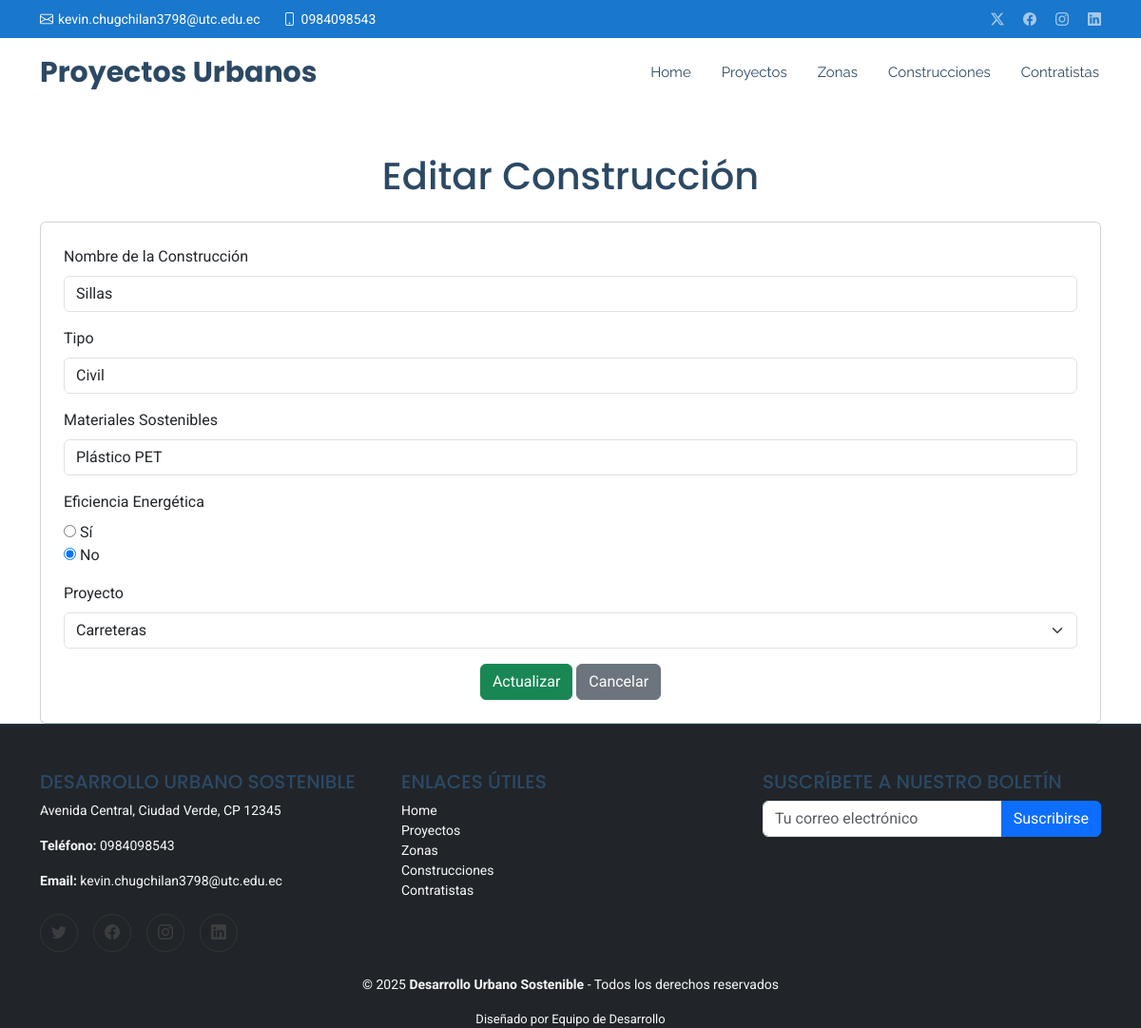
The page /EditarConstruccion/1 on the database its author committed.
### Aplicaciones/Gestion_Proyectos_Urbanos/models.py (models this page shows, shortened)
class ConstruccionSostenible(models.Model):
    nombre = models.CharField(max_length=255)
    tipo = models.CharField(max_length=255, choices=[('Edificio', 'Edificio'), ('Parque', 'Parque'), ('Infraestructura', 'Infraestructura')])
    materiales_sostenibles = models.TextField()
    eficiencia_energetica = models.BooleanField(default=False)
    proyecto = models.ForeignKey(ProyectoUrbano, on_delete=models.CASCADE, related_name='construcciones_sostenibles')

class ProyectoUrbano(models.Model):
    nombre = models.CharField(max_length=255)
    descripcion = models.TextField()
    ubicacion = models.CharField(max_length=255)
    fecha_inicio = models.DateField()
    fecha_fin = models.DateField(blank=True, null=True)
    contratista = models.ForeignKey(Contratista, on_delete=models.CASCADE)

### Aplicaciones/Gestion_Proyectos_Urbanos/views.py (the view, shortened to what this page needs)
# urls.py: path('EditarConstruccion/<int:id>', views.editar_construccion, name='EditarConstruccion'),
def editar_construccion(request, id):
    construccion = get_object_or_404(ConstruccionSostenible, pk=id)
    proyectos = ProyectoUrbano.objects.all()
    return render(request, 'Construccion/editar_construccion.html', {
        'construccion': construccion,
        'proyectos': proyectos,
        'proyecto_seleccionado': construccion.proyecto.id if construccion.proyecto else None
    })

### Aplicaciones/Gestion_Proyectos_Urbanos/templates/Construccion/editar_construccion.html (shortened to what this page needs)
{% extends 'base.html' %}
{% block content %}
<div class="container mt-5">
    <h1 class="text-center mb-4">Editar Construcción</h1>
    <div class="card p-4">
        <form action="{% url 'EditarConstruccion' construccion.id %}" method="post" id="form_editar_construccion">
            <div class="mb-3">
                <label for="nombre" class="form-label">Nombre de la Construcción</label>
                <input type="text" class="form-control" id="nombre" name="nombre" value="{{ construccion.nombre }}">
            </div>
            <div class="mb-3">
                <label for="tipo" class="form-label">Tipo</label>
                <input type="text" class="form-control" id="tipo" name="tipo" value="{{ construccion.tipo }}">
            </div>
            <div class="mb-3">
                <label for="materiales" class="form-label">Materiales Sostenibles</label>
                <input type="text" class="form-control" id="materiales" name="materiales" value="{{ construccion.materiales_sostenibles }}">
            </div>
            <div class="mb-3">
                <label class="form-label">Eficiencia Energética</label>
                <div>
                    <input type="radio" id="si" name="eficiencia" value="si" {% if construccion.eficiencia_energetica %}checked{% endif %}>
                    <label for="si">Sí</label>
                </div>
                <div>
                    <input type="radio" id="no" name="eficiencia" value="no" {% if not construccion.eficiencia_energetica %}checked{% endif %}>
                    <label for="no">No</label>
                </div>
            </div>
            <div class="mb-3">
                <label for="proyecto" class="form-label">Proyecto</label>
                <select class="form-select" id="proyecto" name="proyecto">
                    {% for proyecto in proyectos %}
                    <option value="{{ proyecto.id }}" {% if construccion.proyecto.id == proyecto.id %}selected{% endif %}>
                        {{ proyecto.nombre }}
                    </option>
                    {% endfor %}
                </select>
            </div>
            <div class="text-center">
                <button type="submit" class="btn btn-success">Actualizar</button>
                <a href="{% url 'VerConstrucciones' %}" class="btn btn-secondary">Cancelar</a>
            </div>
        </form>
    </div>
</div>
{% endblock %}

### Desarrollo_Urbano_Sostenible/static/plantillas/assets/css/main.css (style rules this page uses)
:root { --default-font: "Roboto", system-ui, -apple-system, "Segoe UI", Roboto, "Helvetica Neue", Arial, "Noto Sans", "Liberation Sans", sans-serif, "Apple Color Emoji", "Segoe UI Emoji", "Segoe UI Symbol", "Noto Color Emoji"; --heading-font: "Poppins", sans-serif; --nav-font: "Raleway", sans-serif; }
:root { --background-color: #ffffff; --default-color: #444444; --heading-color: #2c4964; --accent-color: #1977cc; --surface-color: #ffffff; --contrast-color: #ffffff; }
:root { --nav-color: #2c4964; --nav-hover-color: #1977cc; --nav-mobile-background-color: #ffffff; --nav-dropdown-background-color: #ffffff; --nav-dropdown-color: #2c4964; --nav-dropdown-hover-color: #1977cc; }
:root { scroll-behavior: smooth; }
body { color: var(--default-color); background-color: var(--background-color); font-family: var(--default-font); }
a { color: var(--accent-color); text-decoration: none; transition: 0.3s; }
h1, h2, h3, h4, h5, h6 { color: var(--heading-color); font-family: var(--heading-font); }

### rows shown on the page
ConstruccionSostenible: nombre "Sillas", tipo "Civil", materiales "Plástico PET", eficiencia_energetica "☐ Sí", eficiencia_energetica "☑ No", proyecto "Carreteras"
